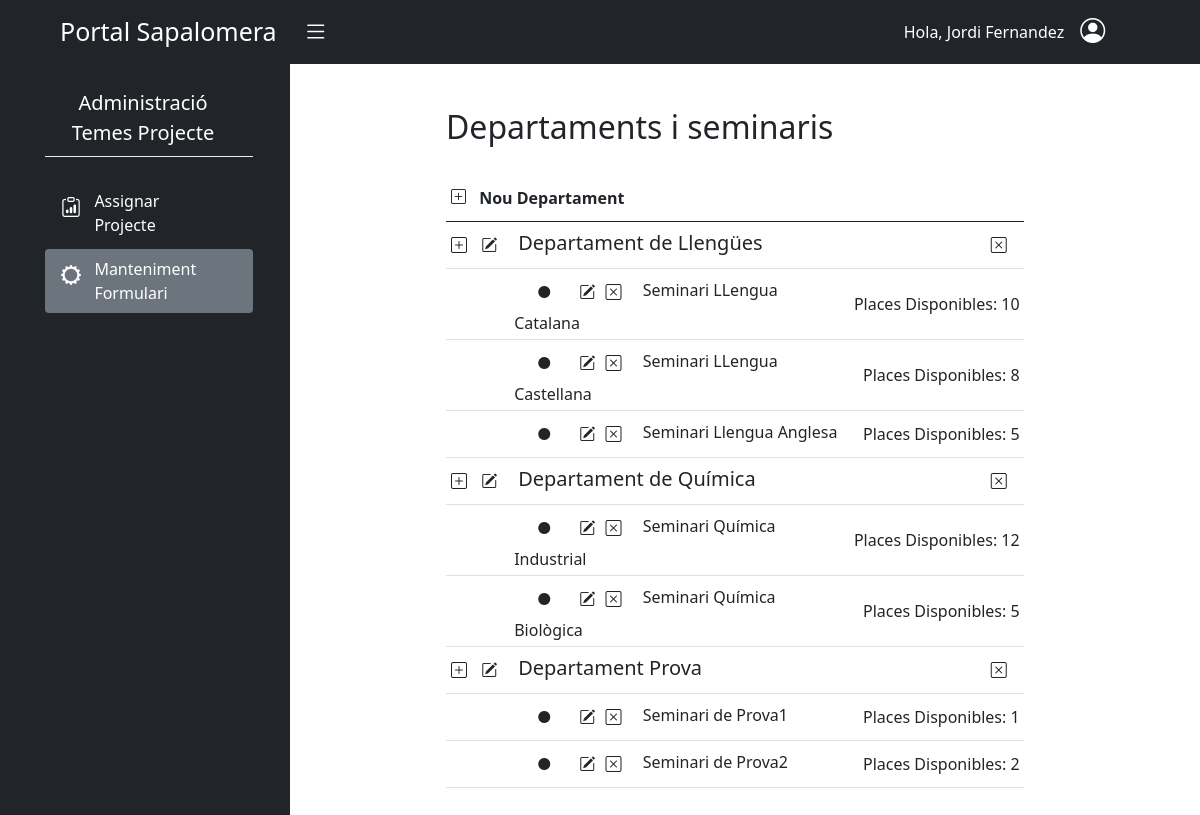
/aplicacions/projecte_batxillerat/mantenimentFormulari/ (signed in), run on an earlier commit of the app's database.
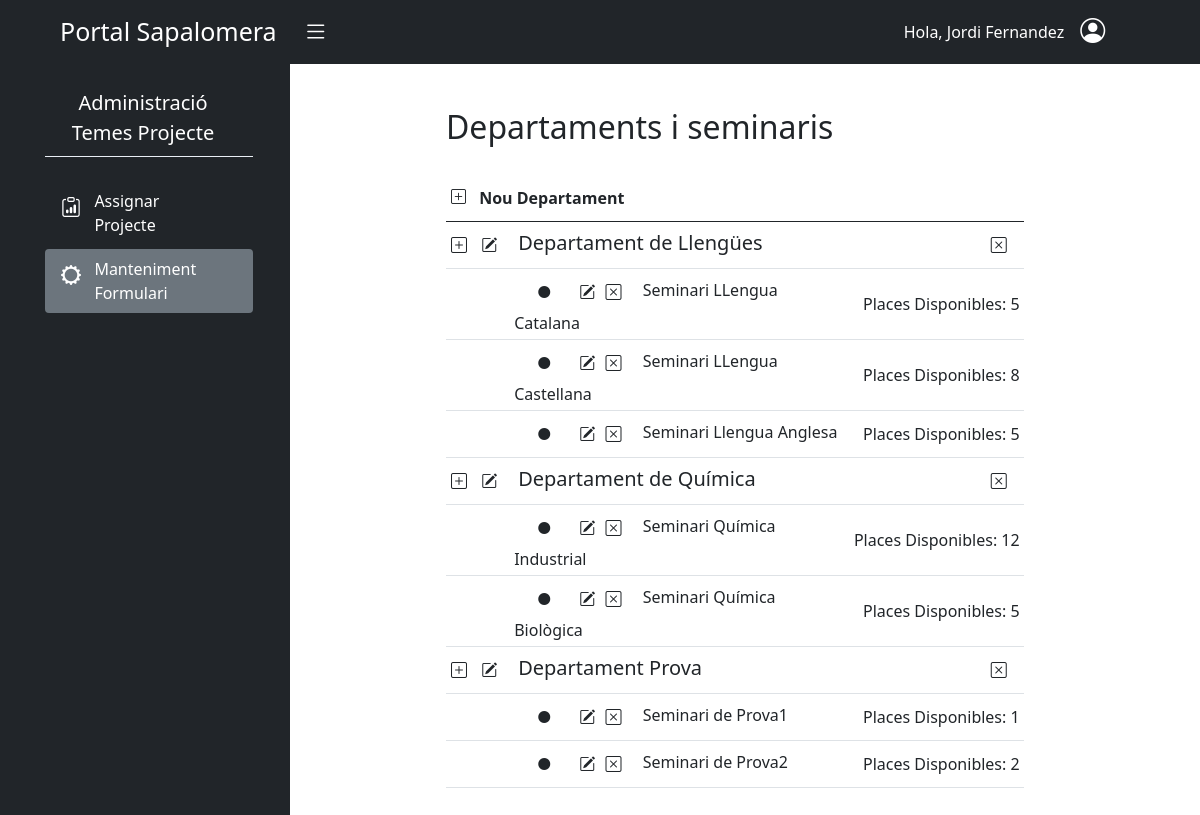
And on a later commit of the database.
### batxillerat_projecte/models.py (models this page shows, shortened)
class Seminari(models.Model):
    nom = models.CharField(max_length=100)
    departament = models.ForeignKey(Departament, on_delete=models.CASCADE)
    places = models.PositiveSmallIntegerField()

### batxillerat_projecte/views.py (the view)
# urls.py: path('mantenimentFormulari/', MantenimentFormulari.as_view(), name='manteniment-formulari'),
class MantenimentFormulari(LoginRequiredMixin, generic.ListView):
    @method_decorator(professor_encarregat)
    def dispatch(self, request, *args, **kwargs):
        return super().dispatch(request, *args, **kwargs)
    template_name = "batx_seminaris/manteniment_formulari.html"
    context_object_name = "llista_manteniment"
    queryset = Departament.objects.all()

### batxillerat_projecte/templates/batx_seminaris/manteniment_formulari.html (shortened to what the changed rows need)
{% extends "base.html" %}
{% load crispy_forms_tags %}
{% load static %}
{% block content %}
<div id="wrapper">
    <div class="container-fluid">
        <div id="page-content-wrapper" class="overflow-auto" style="height:88vh">
            <div class="container-fluid">
                <div class="col pt-2" style="margin-left: 100px; margin-bottom: 100px;" >
                    <div class="container">
                        <h2 class="pt-3 pb-4">Departaments i seminaris</h2>
                        <div class="row">
                            <div class="col-md-10">
                                <table class="table-responsive  table table-sm table-hover">
                                    <thead class="align-middle">
                                        <tr>
                                            <th colspan="4">
                                                <button onclick="obrir_modal_crear_departament('{% url 'batxSeminaris:crear-departament' %}')" class="btn shadow-none p-0 pb-2 pe-2"> <i  class="bi bi-plus-square align-middle" style="font-size:15px;"></i></button>
                                                Nou Departament
                                            </th>
                                        </tr>
                                    </thead>
                                    <tbody>
                                        {% for departament in llista_manteniment %}
                                            <tr class="align-middle">
                                                <td class="text-nowrap" style="width: 5%;">
                                                    <button onclick="obrir_modal_crear_seminari('{% url 'batxSeminaris:crear-seminari' %}');reply_click(this.value);" value="{{ departament.id}}" id="botoCrearSeminari" class="btn shadow-none px-0"> <i class="bi bi-plus-square"></i></button>
                                                    <button onclick="obrir_modal_modificar_departament('{% url 'batxSeminaris:modificar-departament' departament.id %}')" class="btn shadow-none px-2"> <i class="bi bi-pencil-square"></i></button>
                                                </td>
                                                <td colspan="2" class="pt-2 px-2" style="text-align:left;"><h5>{{departament.nom}}</h5></td>
                                                <td style="text-align:right" >
                                                    <button onclick="obrir_modal_eliminar_departament('{% url 'batxSeminaris:eliminar-departament' departament.id %}')" class="btn shadow-none"> <i class="bi bi-x-square"></i></button>
                                                </td>
                                            </tr>
                                            {% for seminari in departament.seminari_set.all %}
                                                <tr class="align-middle borderless">
                                                    <td></td>
                                                    <td colspan="2">
                                                        <i class="bi bi-circle-fill px-4" style="font-size:12px;"></i>
                                                        <button onclick="obrir_modal_modificar_seminari('{% url 'batxSeminaris:modificar-seminari' seminari.id %}')" class="btn shadow-none px-0"> <i class="bi bi-pencil-square"></i></button>
                                                        <button onclick="obrir_modal_eliminar_seminari('{% url 'batxSeminaris:eliminar-seminari' seminari.id %}')" class="btn shadow-none px-0 ps-1"> <i class="bi bi-x-square"></i></button>
                                                        <span class="ps-3 pt-3">{{seminari.nom}}</span>
                                                    </td>
                                                    <td class="text-nowrap" style="text-align:right">
                                                        Places Disponibles: {{seminari.places}}
                                                    </td>
                                                </tr>
                                            {% endfor %}
                                        {% endfor %}
                                    </tbody>
                                </table>
                            </div>
                        </div>
                    </div>
                </div>
            </div>
        </div>
    </div>
</div>
{% endblock %}

What changed in the data, as far as the page shows it:
changed Seminari "Seminari LLengua Catalana": places "10" → "5"
